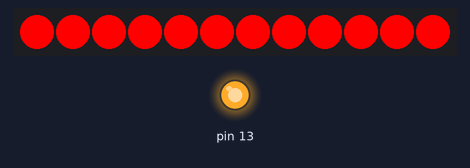
The sketch below on a simulated Arduino Uno, built with avr-gcc and run on an emulated ATmega328P. Shown: 12 RGB LEDs in strip order, left to right, output pins drawn as LEDs (lit = HIGH).

Above: at 0.1 s.
At 1.1 s:
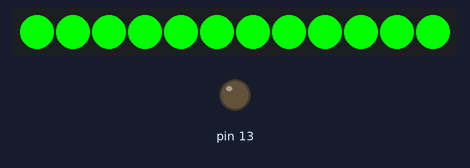
At 2.1 s:
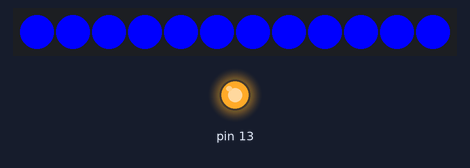
Timing chart, 0 to 4.5 s (numbered marks = the images above):
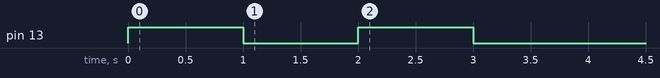

Measured:
- what the display in image 1 shows lasts 1.0 s, from 1.0 s to 2.0 s

The sketch:

NeoPixel.ino
```cpp
#include <Adafruit_NeoPixel.h>
#ifdef __AVR__
  #include <avr/power.h>
#endif

byte r, g, b, // target
  curR, curG, curB, // current
  lastR, lastG, lastB; // last
const byte outputPin = 8,
  numLEDs = 12;

float lastFac = 0, targetFac = 0;

const int transitionTimeMillis = 100;

unsigned long lastColorDataReceived = 0, millisIntoTransition = 0;

Adafruit_NeoPixel light = Adafruit_NeoPixel(
  numLEDs,
  outputPin,
  NEO_GRB + NEO_KHZ800);

void setup() {
  pinMode(13, OUTPUT);
  Serial.begin(9600);

  light.begin(); // initialize NeoPixel library

  showInitTest();
}

void loop() {
  if (Serial.available() == 3) {
    lastR = curR; lastG = curG; lastB = curB;
    r = Serial.read(); g = Serial.read(); b = Serial.read();
    lastColorDataReceived = millis();
    digitalWrite(13, LOW);
  }
  if (Serial.available() > 3) {
    Serial.flush();
    digitalWrite(13, HIGH); // debugging
    while(Serial.available()) {
      Serial.read(); // flush
    }
  }
  millisIntoTransition = millis() - lastColorDataReceived;
  if (millisIntoTransition >= transitionTimeMillis) {
    curR = r; curG = g; curB = b;
  }
  else {
    lastFac = (float)(transitionTimeMillis - millisIntoTransition) / (float)transitionTimeMillis;
    targetFac = 1 - lastFac;
    curR = lastR * lastFac + r * targetFac;
    curG = lastG * lastFac + g * targetFac;
    curB = lastB * lastFac + b * targetFac;
  }
  setOutputColor(curR, curG, curB);
}

void setOutputColor(byte r, byte g, byte b) {
  for (int i = 0; i < numLEDs; i++) {
    light.setPixelColor(i, light.Color(r, g, b));
  }
  light.show();
}

void showInitTest() {
  digitalWrite(13, HIGH);
  setOutputColor(255, 0, 0);
  delay(1000);
  digitalWrite(13, LOW);
  setOutputColor(0, 255, 0);
  delay(1000);
  digitalWrite(13, HIGH);
  setOutputColor(0, 0, 255);
  delay(1000);
  digitalWrite(13, LOW);
  setOutputColor(0, 0, 0);
}
```
